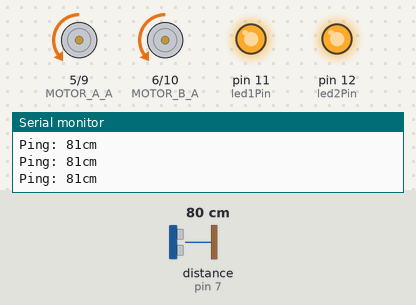
Bench run of a sketch on a simulated Arduino Uno, built with avr-gcc and run on an emulated ATmega328P. Shown: motor-driver pin pairs drawn as motors (green arrow = first pin HIGH = forward, orange = second pin HIGH = backward, longer = more drive), output pins drawn as LEDs (lit = HIGH), the last lines printed to the serial monitor. Dashed ring = blinking. Inputs (shaded band) come from the test bench; at power-on: distance to the obstacle (sensor on pin 7) 80 cm. The echo pulse lasts 58.3 µs per cm.

Above: at 1.7 s.
1.8 s: distance to the obstacle (sensor on pin 7) set to 11 cm
4.8 s: distance to the obstacle (sensor on pin 7) set to 8 cm
At 5.9 s:
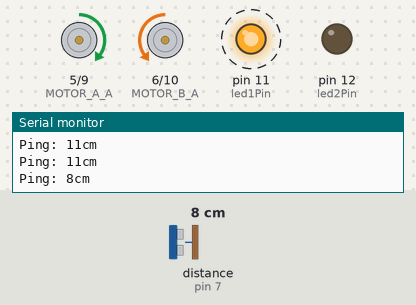
7.8 s: distance to the obstacle (sensor on pin 7) set to 18 cm
At 9.2 s:
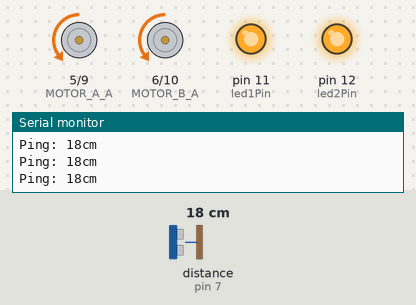
10.8 s: distance to the obstacle (sensor on pin 7) set to 2 cm
At 11.3 s:
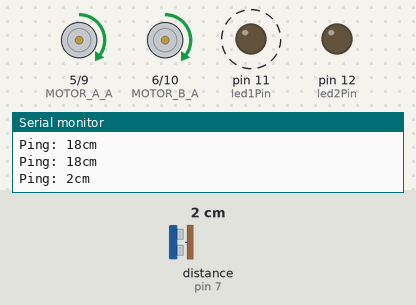
13.8 s: distance to the obstacle (sensor on pin 7) set to 35 cm
At 16.0 s:
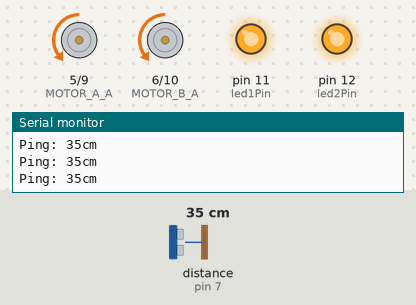
Timing chart, 0 to 17.2 s (numbered marks = the images above; inputs shaded):
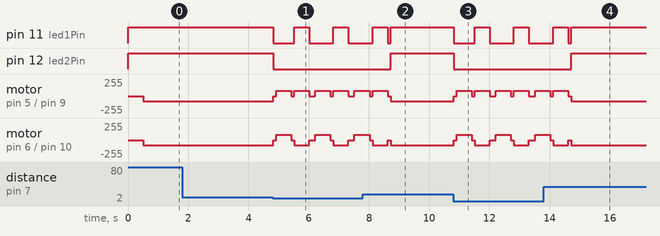

Measured:
- the behaviour switches between 10 and 9 cm on distance to the obstacle (sensor on pin 7) (found by bisection; images 0 and 1)
- after the input at 4.8 s, pin 11 (led1Pin): alternates HIGH for 0.50 s and LOW for 0.75 s, starting at once; pin 12 (led2Pin): HIGH → LOW at once
- after the input at 7.8 s, pin 12 (led2Pin): LOW → HIGH after 0.92 s
- after the input at 10.8 s, pin 11 (led1Pin): alternates HIGH for 0.50 s and LOW for 0.75 s, starting at once; pin 12 (led2Pin): HIGH → LOW at once
- after the input at 13.8 s, pin 12 (led2Pin): LOW → HIGH after 0.92 s

The sketch:

Test2_ultrasound.ino
```cpp
/*
 * Robot program
 * done :
 *    - led
 *    - ultrasound
 *    - buzzer
 * todo :
 *    - motor (test to do)
 *    - remote
 *
 */
#include <NewPing.h>  // Ultrasound library

#define led1Pin       11  // LEDs
#define led2Pin       12  // LEDs
#define ECHO_PIN      7   // Arduino pin tied to echo pin on ping sensor.
#define TRIGGER_PIN   8   // Arduino pin tied to trigger pin on ping sensor.
#define buzzerPin     3   // Buzzer
#define remotePin     4   // Ir reciever
#define MOTOR_A_B     9   // Motor A pin 1, A-IB, DIR
#define MOTOR_A_A     5   // Motor A pin 2, A-IA, PWM
#define MOTOR_B_B     10  // Motor B pin 1, B-IB, DIR
#define MOTOR_B_A     6   // Motor B pin 2, B-IA, PWM

// the actual values for "fast" and "slow" depend on the motor
#define PWM_SLOW    80      // arbitrary slow speed PWM duty cycle
#define PWM_FAST    150     // arbitrary fast speed PWM duty cycle
#define DIR_DELAY   1000    // brief delay for abrupt motor changes

// ultrasound
#define MAX_DISTANCE 100  // Maximum distance we want to ping for (in centimeters). Maximum sensor distance is rated at 400-500cm.
NewPing sonar(TRIGGER_PIN, ECHO_PIN, MAX_DISTANCE); // NewPing setup of pins and maximum distance.
int sonarDistance = 0;        // Distance of the object

int DistanceMinimum;

void setup()
{
  DistanceMinimum = 4;
  Serial.begin(9600);
  pinMode(led1Pin,OUTPUT);          // Led output
  pinMode(led2Pin,OUTPUT);          // Led output
  pinMode( MOTOR_A_A, OUTPUT );
  pinMode( MOTOR_A_B, OUTPUT );
  pinMode( MOTOR_B_A, OUTPUT );
  pinMode( MOTOR_B_B, OUTPUT );
  stop();
  digitalWrite(led1Pin, HIGH);
  digitalWrite(led2Pin, HIGH);
  delay(500);
  digitalWrite(led1Pin, LOW);
  digitalWrite(led2Pin, LOW);
}


void loop()
{
  // Check ultrasound
  int sonarDistanceTemp = sonar.ping_cm();
  if ( sonarDistanceTemp==0) sonarDistance = MAX_DISTANCE;  // Send ping, get distance in cm
  else sonarDistance = sonarDistanceTemp;

  Serial.print("Ping: ");
  Serial.print(sonarDistance);
  Serial.println("cm");

  if (sonarDistance<10) {
    stop();
    delay(100);
    backward(PWM_SLOW);
    delay(500);
    stop();
    delay(100);
    right(PWM_SLOW);
    delay(500);
    stop();
    delay(100);
  } else {
    forward(PWM_SLOW);
  }
}

void forward(int speed)
{
  digitalWrite(MOTOR_A_A,LOW);
  digitalWrite(MOTOR_B_A,LOW);
  analogWrite(MOTOR_A_B,speed);
  analogWrite(MOTOR_B_B,speed);
  digitalWrite(led1Pin, HIGH);
  digitalWrite(led2Pin, HIGH);
}

void right(int speed)
{
  analogWrite(MOTOR_A_A,speed);
  digitalWrite(MOTOR_B_A,LOW);
  digitalWrite(MOTOR_A_B,LOW);
  analogWrite(MOTOR_B_B,speed);
  digitalWrite(led1Pin, HIGH);
  digitalWrite(led2Pin, LOW);
}

void left(int speed)
{
  digitalWrite(MOTOR_A_A,LOW);
  analogWrite(MOTOR_B_A,speed);
  analogWrite(MOTOR_A_B,speed);
  digitalWrite(MOTOR_B_B,LOW);
  digitalWrite(led2Pin, HIGH);
  digitalWrite(led1Pin, LOW);
}

void backward(int speed)
{
  analogWrite(MOTOR_A_A,speed);
  analogWrite(MOTOR_B_A,speed);
  digitalWrite(MOTOR_A_B,LOW);
  digitalWrite(MOTOR_B_B,LOW);
  digitalWrite(led1Pin, LOW);
  digitalWrite(led2Pin, LOW);
}

void stop()
{
  digitalWrite(MOTOR_A_A,LOW);
  digitalWrite(MOTOR_B_A,LOW);
  digitalWrite(MOTOR_A_B,LOW);
  digitalWrite(MOTOR_B_B,LOW);
  digitalWrite(led1Pin, LOW);
  digitalWrite(led2Pin, LOW);
}
```
